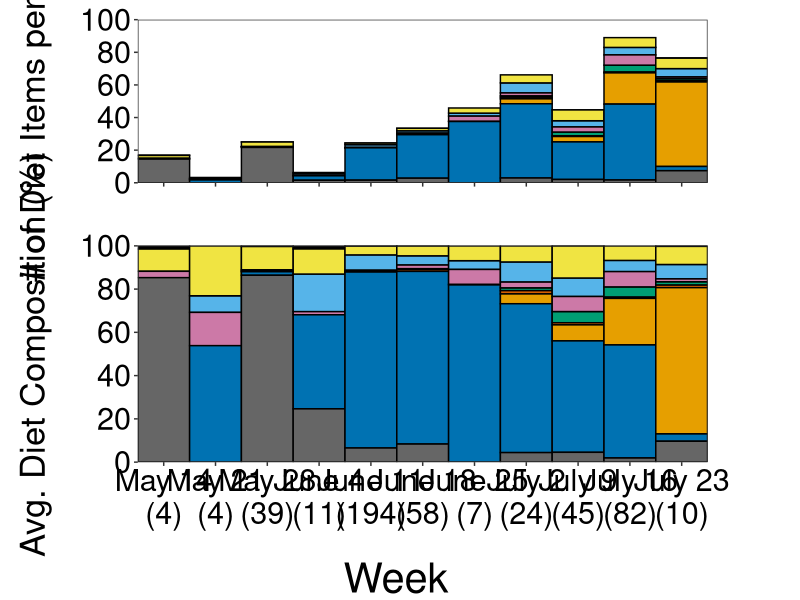

This figure's R source: (Note: this script raises an error after producing the figure.)
#################################################################
##
##  APIS Cisco (Lucke et al.) manuscript
##  
## This file calculates the average diet for larvae that had
## food in the gut at time of capture, broken down into the
## five most abundant prey groups by numbers. This also includes
## calculations for average diet for fish that fed during the
## first and last two weeks of sampling
## 
#################################################################

## CLEAR ENVIRONMENT ============================================

rm(list = ls(all.names=TRUE))


## LOAD PACKAGES ================================================

library(readxl)        # reading Excel data
library(dplyr)         # manipulating data
library(magrittr)      # for %<>%
library(tidyr)         # transforming data arrangement (tidy data!!)
library(ggplot2)       # visualizations
library(cowplot)       # for facet_rep_wrap()


## LOAD DATA ====================================================

diet.cont <- read_excel("data/APIS_Coregonus_2018.xlsx", sheet = "Larval_Diet") %>%
  mutate(trawl = as.numeric(ifelse(trawl == "37.1", "37", trawl)))
effort <- read_excel("data/APIS_Coregonus_2018.xlsx", sheet = "Neuston_Effort") %>% 
  select(trawl, week) %>%
  mutate(trawl = as.numeric(ifelse(trawl == "37.1", "37", trawl)))


## DIET DATA PREP ===============================================

## Calculate sample sizes (no. of larvae with food) by week - save for plotting
diet.sample.size <- left_join(diet.cont, effort) %>% 
  group_by(week) %>% 
  filter(diet.count > 0) %>%
  summarize(n.fish = sum(n.diet))

## Restrict DF to the selected variables and rename variables
diet.cont.species <- diet.cont %>% select(trawl, Nauplii:Chironomid_pupae) %>% 
  rename("Acanthocyclops" = "Acanthocyclops_sp.", "Eucyclops" = "Eucyclops_sp.",
         "Holopedium" = "Holopedium_gibberum", "Daphnia" = "Daphnia_sp.", 
         "Bosmina" = "Bosmina_sp.")

## Make all NAs (blanks) zero
diet.cont.species[is.na(diet.cont.species)] <- 0

## Condense all food items down into types
diet.comp <- diet.cont.species %>% mutate("Calanoid copepodid" = Cal_Copepodite,
                                          "Cyclopoid copepodid" = Cyc_Copepodite,
                                          "Calanoidae" = L.minutus + L.sicilis + Limnocalanus_macrurus + 
                                            E.lacustrus + Senecella_calanoides + Unknown_Fragment_Cyclopoid,
                                          "Cyclopoidae" = Acanthocyclops + Diacyclops_thomasi + 
                                            Eucyclops + Unknown_Fragment_Cyclopoid,
                                          "Other" = Bosmina + Invertebrate_eggs + Chironomid_pupae + 
                                            Rotifera + Diaphanosoma + Leptodora_kindi) %>%
  select(-Acanthocyclops, -Diacyclops_thomasi, -Eucyclops, -Cyc_Copepodite,
         -L.minutus, -L.sicilis, -Limnocalanus_macrurus, -E.lacustrus, 
         -Senecella_calanoides, -Cal_Copepodite, -Unknown_Fragment_Calanoid, 
         -Unknown_Fragment_Cyclopoid, -Invertebrate_eggs, -Chironomid_pupae, 
         -Rotifera, -Bosmina, -Diaphanosoma, -Leptodora_kindi) %>%
  gather(species, diet.count, Nauplii:Other) %>% droplevels() %>% 
  filter(diet.count != 0)


## DIET COMPOSITION =============================================

## Group by weeks and summarize
diet.comp.week <- left_join(diet.comp, effort, by = "trawl") %>%
  left_join(diet.sample.size) %>% 
  filter(!is.na(n.fish)) %>% 
  group_by(week, species) %>%
  summarize(n.fish = unique(n.fish),
            diet.count = sum(diet.count)) %>% 
  mutate(diet.count.indiv = diet.count/n.fish) %>% 
  group_by(week) %>%
  mutate(diet.total = sum(diet.count.indiv)) %>% 
  mutate(diet.perc = round((diet.count.indiv/diet.total)*100, 2)) %>% ungroup()


## ABBREVIATE TAXA NAMES ========================================

diet.comp.week$species <- gsub('Cyclopoidae', "CY", diet.comp.week$species)
diet.comp.week$species <- gsub('Cyclopoid copepodid', "CY*", diet.comp.week$species)
diet.comp.week$species <- gsub('Bythotrephes', "BY", diet.comp.week$species)
diet.comp.week$species <- gsub('Daphnia', "DA", diet.comp.week$species)
diet.comp.week$species <- gsub('Holopedium', "HO", diet.comp.week$species)
diet.comp.week$species <- gsub('Calanoidae', "CA", diet.comp.week$species)
diet.comp.week$species <- gsub('Calanoid copepodid', "CA*", diet.comp.week$species)
diet.comp.week$species <- gsub('Nauplii', "NA", diet.comp.week$species)
diet.comp.week$species <- gsub('Other', "OT", diet.comp.week$species)


## EXPAND WEEK LABELS ===========================================

diet.comp.week$week <- gsub('20', 'May 14', diet.comp.week$week)
diet.comp.week$week <- gsub('25', 'June 18', diet.comp.week$week)
diet.comp.week$week <- gsub('23', 'June 4', diet.comp.week$week)
diet.comp.week$week <- gsub('30', 'July 23', diet.comp.week$week)
diet.comp.week$week <- gsub('21', 'May 21', diet.comp.week$week)
diet.comp.week$week <- gsub('29', 'July 16', diet.comp.week$week)
diet.comp.week$week <- gsub('28', 'July 9', diet.comp.week$week)
diet.comp.week$week <- gsub('22', 'May 28', diet.comp.week$week)
diet.comp.week$week <- gsub('24', 'June 11', diet.comp.week$week)
diet.comp.week$week <- gsub('27', 'July 2', diet.comp.week$week)
diet.comp.week$week <- gsub('26', 'June 25', diet.comp.week$week)

diet.comp.week %<>% mutate(label = paste0(week,'\n(', n.fish, ")"),
                           label = factor(label, levels = c('May 14\n(4)', 'May 21\n(4)', 'May 28\n(39)','June 4\n(11)', 
                                                          'June 11\n(194)', 'June 18\n(58)','June 25\n(7)', 'July 2\n(24)',
                                                          'July 9\n(45)','July 16\n(82)', 'July 23\n(10)'), ordered = TRUE))


## VISUALIZATION ================================================

## Define a colorblind safe(ish) palette for 7-classes
#color <- c("gray30", "#e69f00", "#56b4e9", "#009e73", "#f0e442", "#0072b2", "#d55e00")
color <- c("#000000", "#F0E442", "#56B4E9", "#CC79A7", "#009E73", "#D55E00", "#E69F00", "#0072B2", "gray40")


## Plot Number per Fish  
diet.count.plot <- ggplot(diet.comp.week, aes(x = label, y = diet.count.indiv, fill = species )) +
  geom_bar(stat = "identity", color = "black", width = 1) +
  scale_x_discrete(expand = c(0, 0))+
  scale_y_continuous(limits = c(0, 100), breaks = seq(0, 100, 20), expand = c(0,0)) +
  labs(y = "Avg. # of Diet Items per Individual") +
  scale_fill_manual(values = color) +
  theme_bw() +
  theme(panel.grid = element_blank(), panel.background = element_blank(), 
        strip.text = element_blank(),
        legend.title =  element_blank(),
        legend.text = element_text(size = 20),
        legend.key.size = unit(1.25, 'cm'),
        legend.position = "none",
        axis.text.y = element_text(size = 22, colour = "black"),
        axis.text.x = element_blank(),
        axis.title.y = element_text(size = 25, margin = margin(0, 20, 0, 0)),
        axis.title.x = element_blank(),
        panel.spacing = unit(2, "lines"),
        plot.margin = unit(c(5, 5, 25, 5), "mm"))

## Plot Percent per Fish  
diet.comp.plot <- ggplot(diet.comp.week, aes(x = label, y = diet.perc, fill = species ))+
  geom_bar(stat = "identity", color = "black", width = 1) +
  scale_x_discrete(expand = c(0, 0))+
  scale_y_continuous(limits = c(0, 100.1), breaks = seq(0, 100, 20), expand = c(0,0)) +
  labs(y = "Avg. Diet Composition (%)") +
  scale_fill_manual(values = color) +
  theme_bw() +
  theme(panel.grid = element_blank(), panel.background = element_blank(), 
        strip.text = element_blank(),
        legend.title =  element_blank(),
        legend.text = element_text(size = 20),
        legend.key.size = unit(1.25, 'cm'),
        legend.position = "none",
        axis.text.y = element_text(size = 22, colour = "black"),
        axis.text.x = element_text(size = 22, colour = "black"),#, angle = 45, hjust = 1),
        axis.title.y = element_text(size = 25, margin = margin(0, 20, 0, 0)),
        axis.title.x = element_blank(),
        panel.spacing = unit(2, "lines"),
        plot.margin = unit(c(-10, 5, 10, 5), "mm"))


## PANELED VISUALIZATION ========================================

## Create common legend
legend <- get_legend(diet.comp.plot + theme(legend.position = c(0.5, 0.56)))

# arrange the three plots in a single row
diet.grid <- plot_grid(diet.count.plot,
                       diet.comp.plot,
                       nrow = 2)

## add legend to grid
diet.grid.legend <- plot_grid(diet.grid, legend, ncol = 2, rel_widths = c(2, 0.2))

## add common x-axis label
ggdraw(add_sub(diet.grid.legend, "Week", vpadding = grid::unit(0,"lines"), y = 0.75, x = 0.495, size = 30))

ggsave("figures/Fig_6_diet_weekly.tiff", width = 16, height = 13, dpi = 300)

